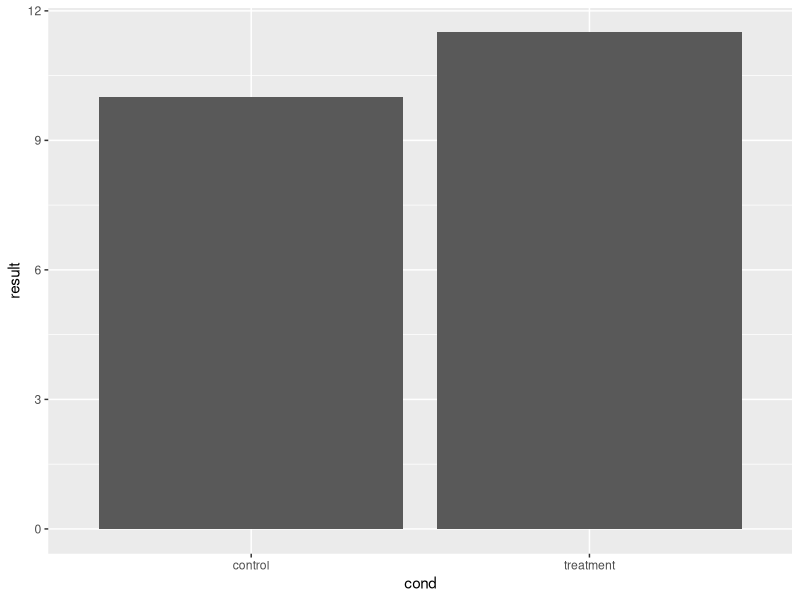
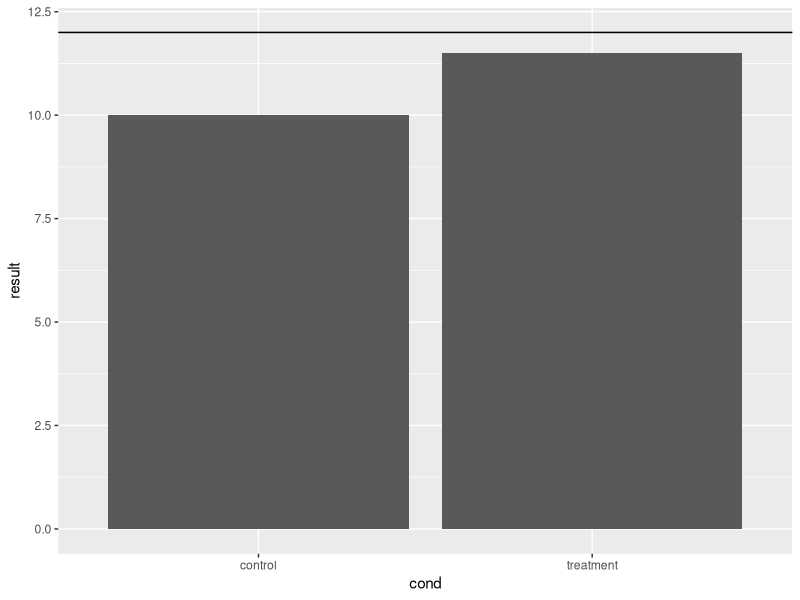
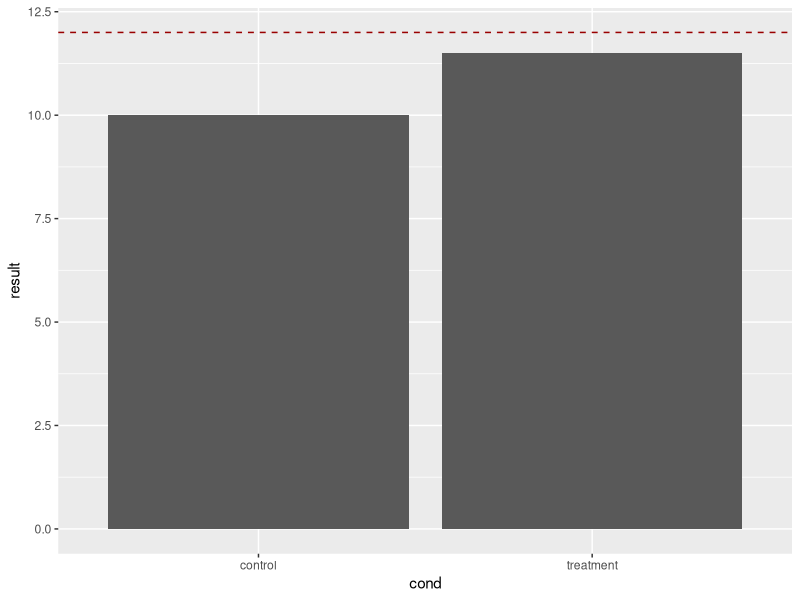
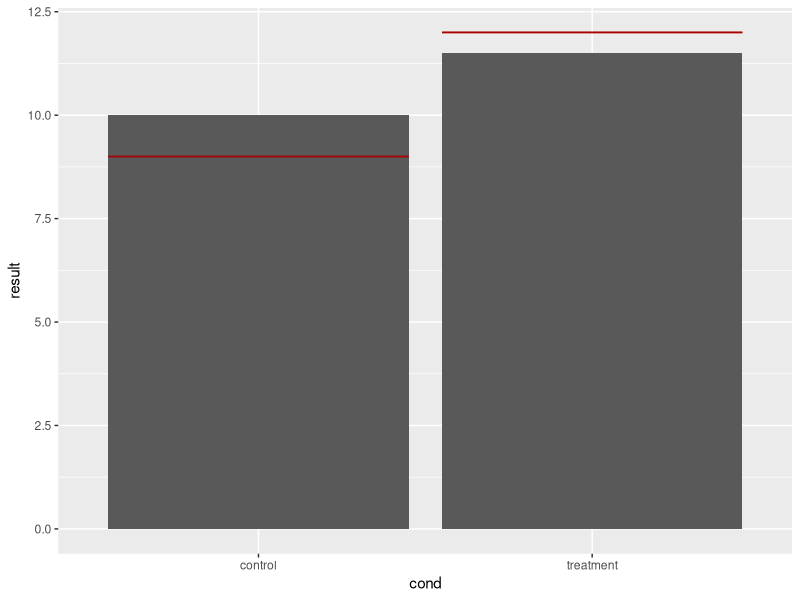
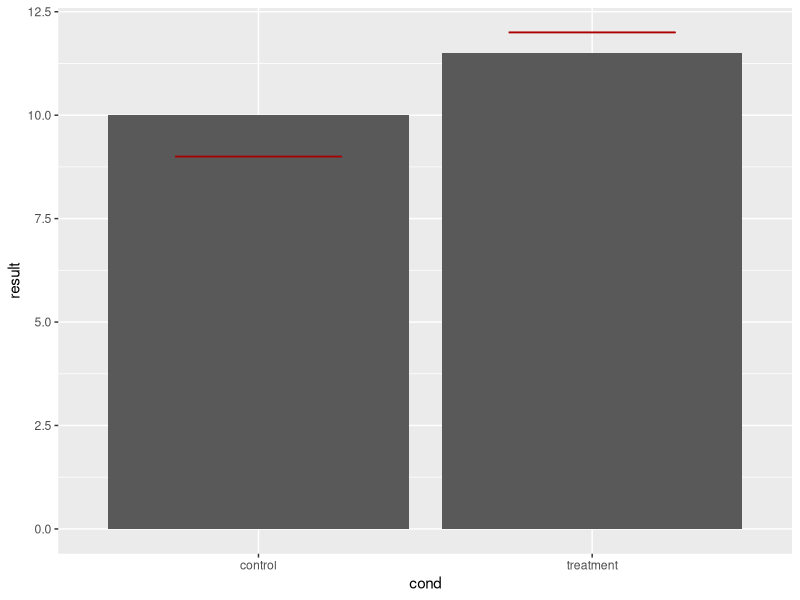
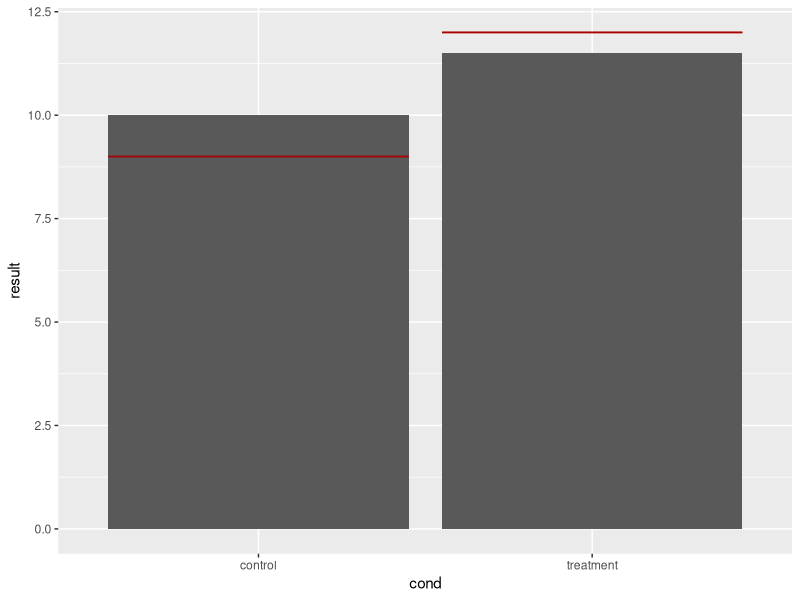
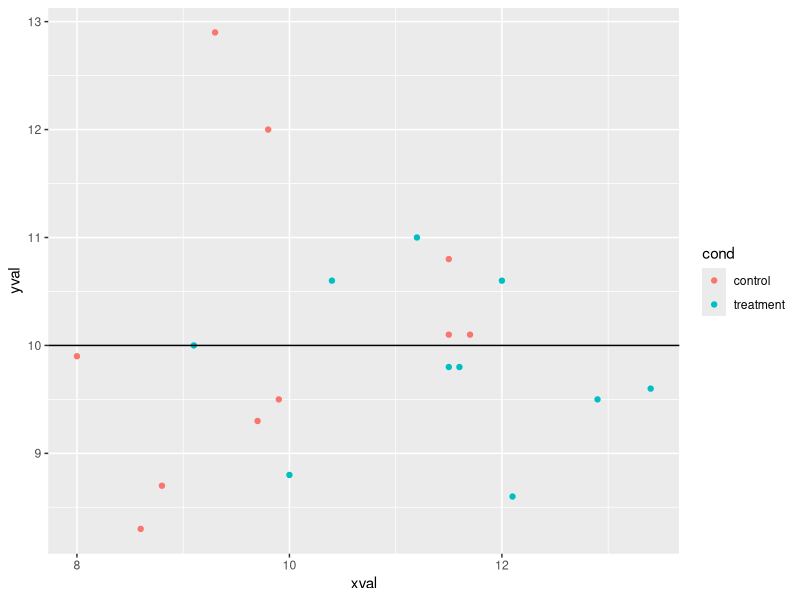
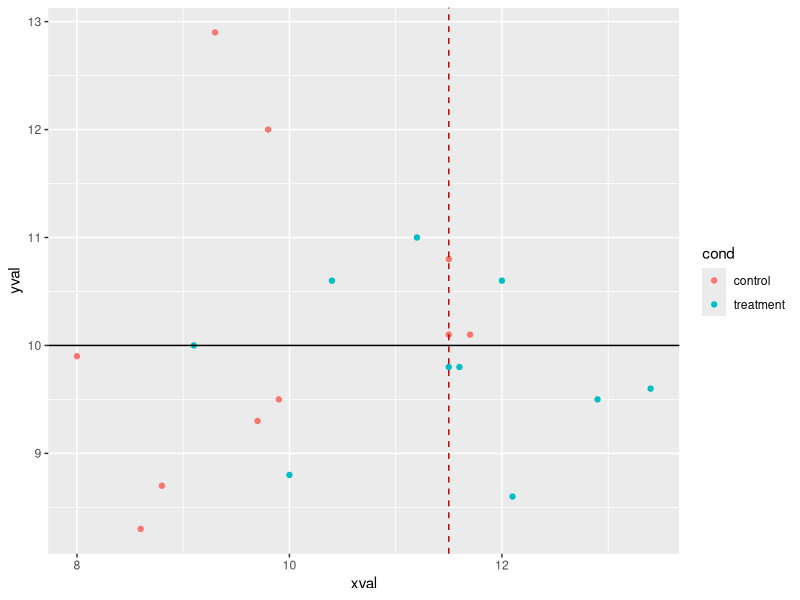

The R source for these figures, in order:
# Some sample data
dat <- read.table(header=TRUE, text='
     cond result
  control     10
treatment   11.5
')

library(ggplot2)

# Basic bar plot
bp <- ggplot(dat, aes(x=cond, y=result)) +
  geom_bar(position=position_dodge(), stat="identity")
bp

# Add a horizontal line
bp + geom_hline(aes(yintercept=12))

# Make the line red and dashed
bp + geom_hline(aes(yintercept=12), colour="#990000", linetype="dashed")


dat$hline <- c(9,12)
dat


bp <- ggplot(dat, aes(x=cond, y=result)) +
  geom_bar(position=position_dodge(), stat="identity")

# Draw with separate lines for each bar
bp + geom_errorbar(aes(ymax=hline, ymin=hline), colour="#AA0000")

# Make the lines narrower
bp + geom_errorbar(width=0.5, aes(ymax=hline, ymin=hline), colour="#AA0000")


# Can get the same result, even if we get the hline values from a second data frame
# Define data frame with hline
dat_hlines <- data.frame(cond=c("control","treatment"), hline=c(9,12))
dat_hlines
#>        cond hline
#> 1   control     9
#> 2 treatment    12

# The bars are from dat, but the lines are from dat_hlines
bp + geom_errorbar(data=dat_hlines, aes(y=NULL, ymax=hline, ymin=hline), colour="#AA0000")


dat <- read.table(header=TRUE, text='
      cond xval yval
   control 11.5 10.8
   control  9.3 12.9
   control  8.0  9.9
   control 11.5 10.1
   control  8.6  8.3
   control  9.9  9.5
   control  8.8  8.7
   control 11.7 10.1
   control  9.7  9.3
   control  9.8 12.0
 treatment 10.4 10.6
 treatment 12.1  8.6
 treatment 11.2 11.0
 treatment 10.0  8.8
 treatment 12.9  9.5
 treatment  9.1 10.0
 treatment 13.4  9.6
 treatment 11.6  9.8
 treatment 11.5  9.8
 treatment 12.0 10.6
')

library(ggplot2)

# The basic scatterplot
sp <- ggplot(dat, aes(x=xval, y=yval, colour=cond)) + geom_point()

# Add a horizontal line
sp + geom_hline(aes(yintercept=10))

# Add a red dashed vertical line
sp + geom_hline(aes(yintercept=10)) +
  geom_vline(aes(xintercept=11.5), colour="#BB0000", linetype="dashed")

library(dplyr)
lines <- dat %>%
  group_by(cond) %>%
  summarise(
    x = mean(xval),
    ymin = min(yval),
    ymax = max(yval)
  )

# Add colored lines for the mean xval of each group
sp + geom_hline(aes(yintercept=10)) +
  geom_linerange(aes(x=x, y=NULL, ymin=ymin, ymax=ymax), data=lines)


